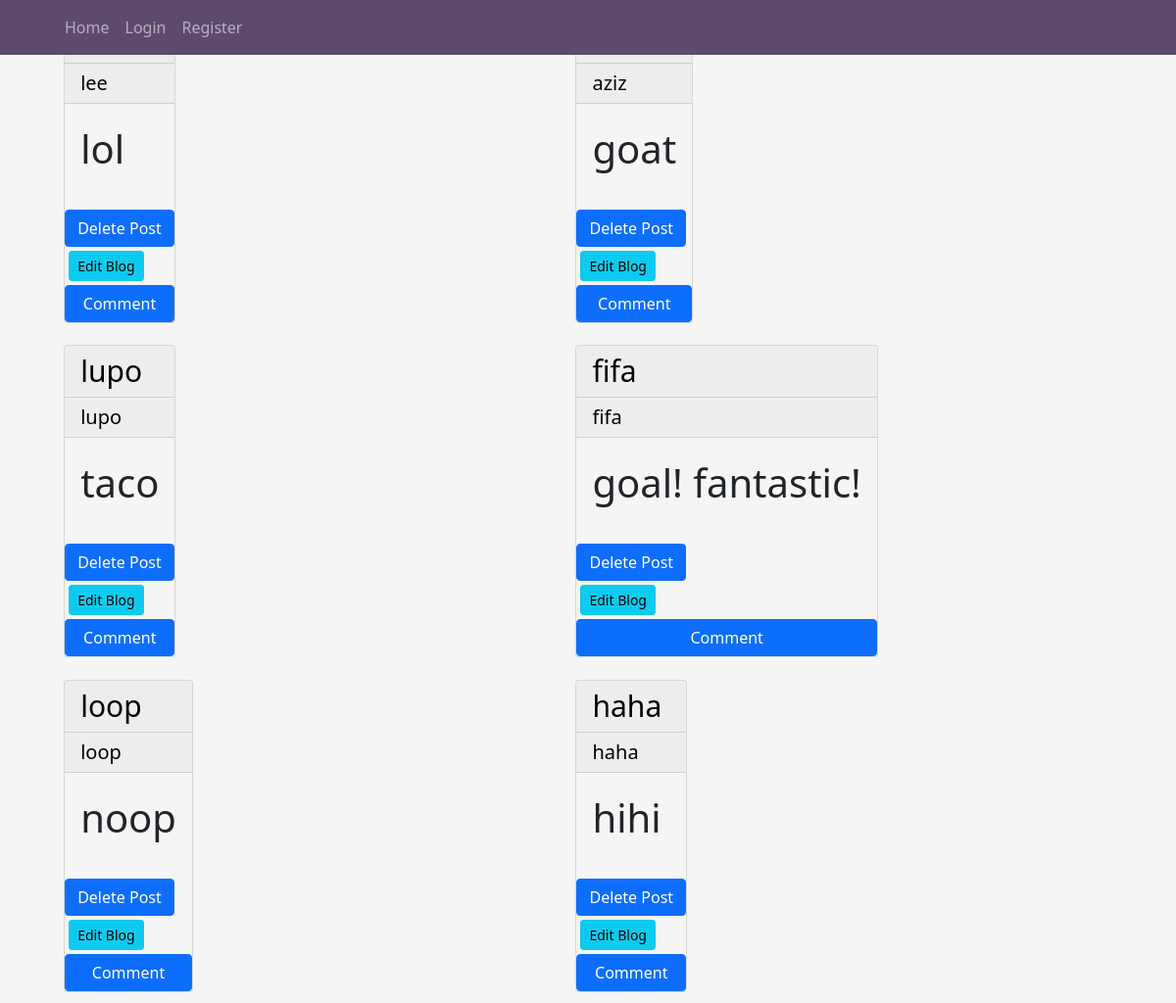
/blog, run on an earlier commit of the app's database.
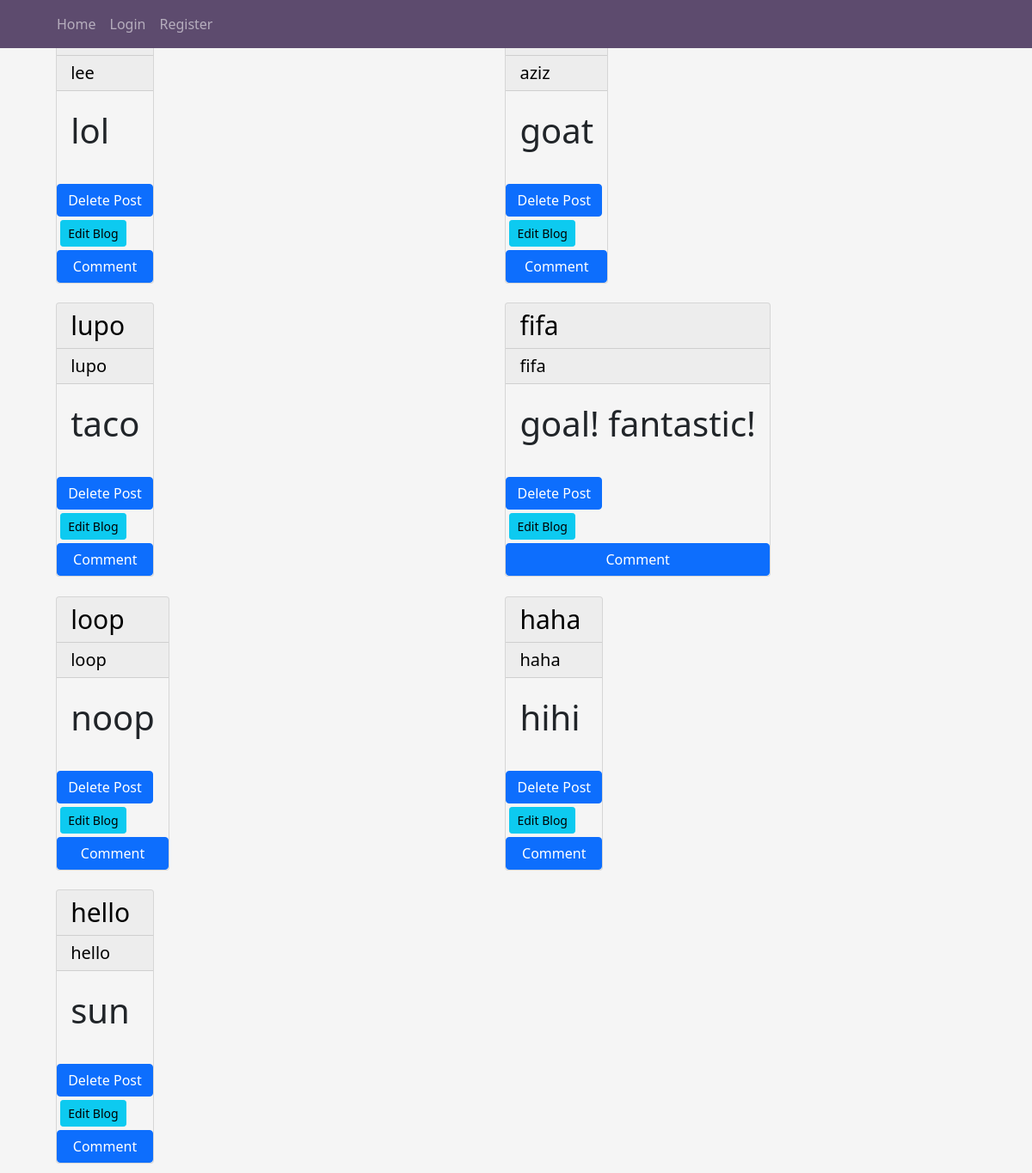
And on a later commit of the database.
### app/models.py (models this page shows, shortened)
class Blog(db.Model):
    id=db.Column(db.Integer, primary_key=True)
    title=db.Column(db.String(30))
    sub_title=db.Column(db.String(20))
    content=db.Column(db.String(300))
    time_posted=db.Column(db.DateTime,index=True, default=datetime.now)
    user_id = db.Column(db.Integer, db.ForeignKey('user.id'))
    comment = db.relationship('Comment', backref='pitch', lazy='dynamic')

### app/views.py (the view)
@app.route('/blog')
def blog():
    blogs=Blog.query.all()
    return render_template('blog.html',blog=blogs)

### app/templates/blog.html (shortened to what this page needs)
{% extends 'index.html'%}
{% block content %}
<div class="container-fluid landing">
    <div class="row">
                {% for blog in blog %}
                <div class="col-md-4 d-flex jusify-content-center" style="margin: 1%; width: 500px;">
                    <div class="card" style="background-color:whitesmoke;">
                        <h2 style="color:black; font-size:30px;" class="card-header">{{blog.title}}</h2>
                        <h5 style="color:black; font-size:20px;" class="card-header">{{blog.title}}</h5>
                        <div class="card-body">
                                <p style="font-size: 40px;">{{blog.content}}</p>
                        </div>
                        <div class="" style="float: right;">
                            <form action="{{url_for('delete_post',blog_id = blog.id)}}" method="POST">
                                <input  type="submit" class="btn  btn-primary" value="Delete Post">
                            </form>
                        </div>
                        <div class="" style="float: left;">
                            <a  class="btn btn-info btn-sm m-1" href="{{url_for('updateblog',blog_id = blog.id)}}">Edit Blog</a>
                        </div>
                        <a href="{{url_for('comment',blog_id = blog.id)}}" class="btn btn-primary"> Comment</a>
                        </div>
                    </div>
                {% endfor %}
    </div>
</div>
{% endblock %}

### app/templates/index.html (shortened to what this page needs)
<!DOCTYPE html>
<html lang="en">
<head>
      <link href="https://cdn.jsdelivr.net/npm/bootstrap@5.0.2/dist/css/bootstrap.min.css" rel="stylesheet">
    <link rel="stylesheet" href="{{ url_for('static', filename='main.css') }}">
</head>
<body>
    <header class="site-header">
        <nav class="navbar navbar-expand-md navbar-dark bg-steel fixed-top">
          <div class="container">
            <div class="collapse navbar-collapse" id="navbarToggle">
              <div class="navbar-nav mr-auto">
                <a class="nav-item nav-link" href="{{url_for('index')}}">Home</a>
              </div>
              <div class="navbar-nav">
                <a class="nav-item nav-link" href="{{url_for('login')}}">Login</a>
                <a class="nav-item nav-link" href="{{url_for('registration')}}">Register</a>
              </div>
            </div>
          </div>
        </nav>
      </header>
      <main role="main" class="container">
      {% block content %}{% endblock content %}
        </main>
</body>
</html>

### app/static/main.css (style rules this page uses)
body { background-color:whitesmoke; }
.bg-steel { background-color: #5d4b6e; }

What changed in the data, as far as the page shows it:
added Blog: title "hello", content "sun"
